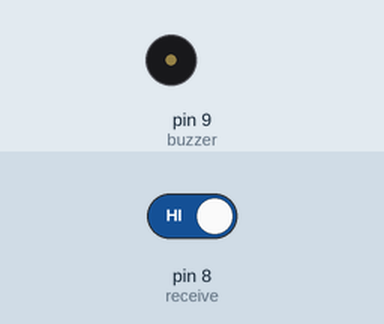
Recording of a sketch running on a simulated Arduino Uno, built with avr-gcc and run on an emulated ATmega328P. On the bench: buzzer (waves = sounding, pin HIGH). The test bench sets the inputs (shaded band); at power-on: pin 8 (receive) HIGH. What the sketch prints to the serial monitor is not drawn.

Above: at 1.2 s.
1.3 s: pin 8 (receive) driven LOW
At 2.5 s:
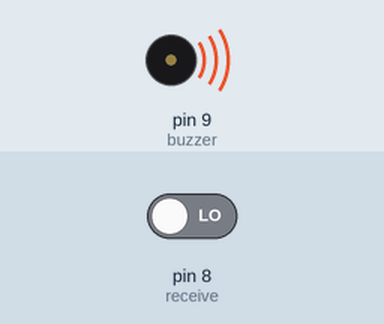
2.8 s: pin 8 (receive) driven HIGH
At 3.7 s:
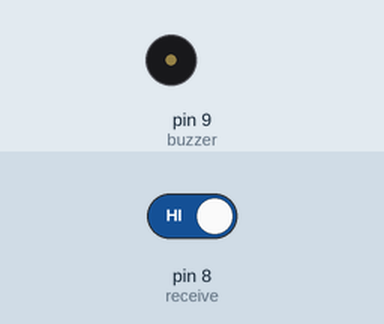
Timing chart, 0 to 5.8 s (numbered marks = the images above; inputs shaded):
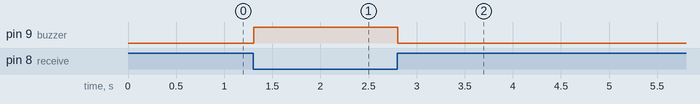

Measured:
- after the input at 1.3 s, pin 9 (buzzer): LOW → HIGH at once
- after the input at 2.8 s, pin 9 (buzzer): HIGH → LOW at once

The sketch:

Receiver.ino
```cpp
int buzzer=9;
int receive=8;
void setup() {
  // put your setup code here, to run once:
Serial.begin(9600);
pinMode(buzzer,OUTPUT);
pinMode(receive,INPUT);
}

void loop() {
  // put your main code here, to run repeatedly:
int d=digitalRead(receive);
Serial.println(d);
if(d==0)
digitalWrite(buzzer,HIGH);
else
digitalWrite(buzzer,LOW);
}
```
